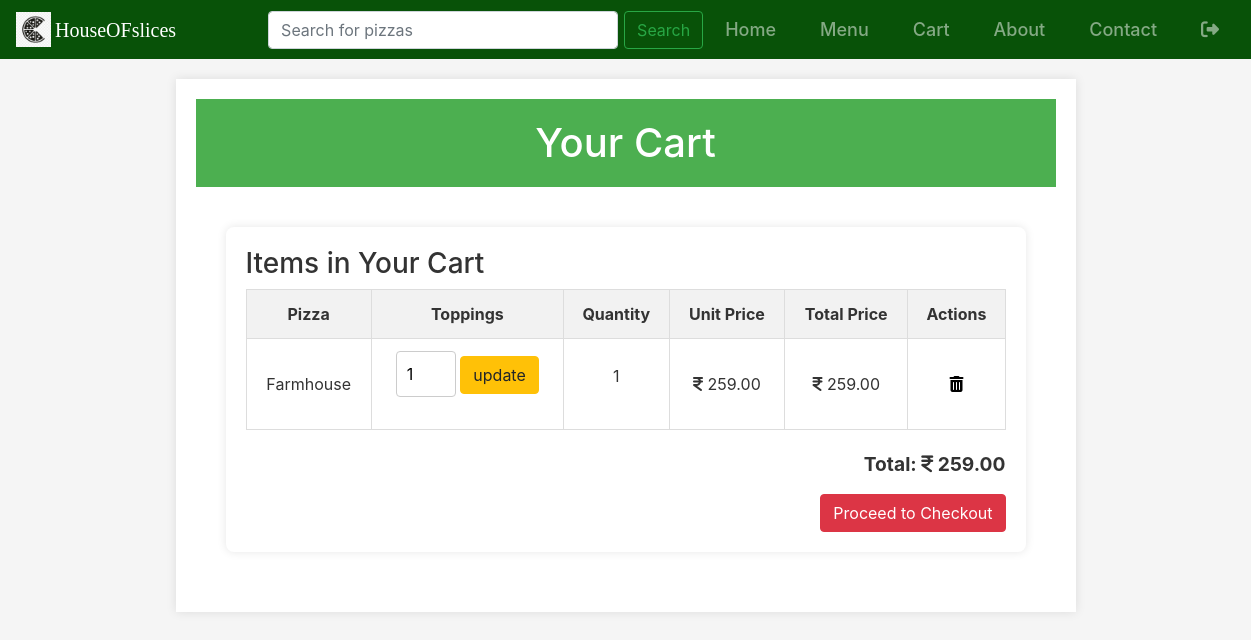
The page /cart/ (signed in) on the database as committed earlier.
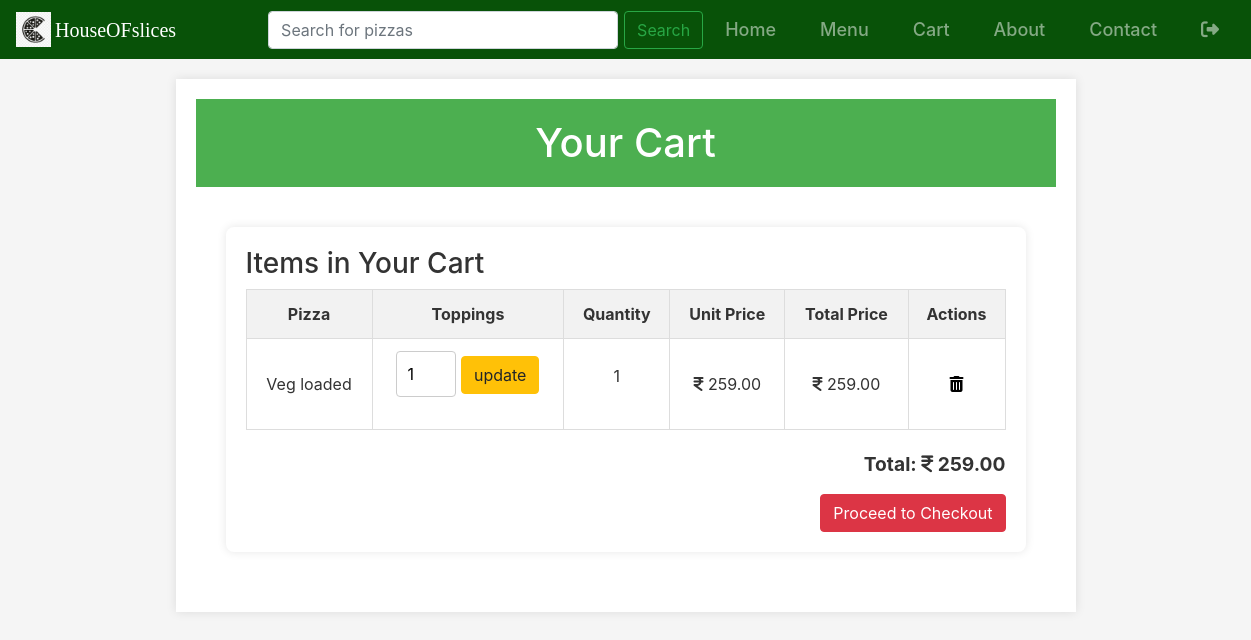
The same page on the database as committed later.
### Food_ordering_app/models.py (models this page shows, shortened)
class CartItem(models.Model):
    cart = models.ForeignKey(Cart , on_delete=models.CASCADE, related_name='cart_items' )
    menuitem = models.ForeignKey(MenuItem, on_delete=models.CASCADE)
    quantity = models.PositiveIntegerField(default=1, null=True, blank=True)
    toppings = models.ManyToManyField(PizzaTopping, blank=True)

class MenuItem(models.Model):
    category = models.ForeignKey(Category, on_delete=models.CASCADE, related_name='categories')
    pizza_name = models.CharField(max_length=100)
    description = models.TextField(null=True, blank=True)
    price = models.DecimalField(max_digits=5, decimal_places=2, default=0)
    image = models.ImageField(upload_to="images/")

### Food_ordering_app/views.py (the view)
# urls.py: path('cart/', views.cart, name='cart'),
@login_required
def cart(request):
    cart, created = Cart.objects.get_or_create(user=request.user)
    cart_items = cart.cart_items.all()
    cart_total = 0
    for item in cart_items:
        item_total = item.menuitem.price * item.quantity
        toppings_total = sum(topping.price for topping in item.toppings.all()) * item.quantity
        item.total_price = item_total + toppings_total
        cart_total += item.total_price
    return render(request, 'cart.html', {'cart_items': cart_items, 'cart_total': cart_total})

### Food_ordering_app/templates/cart.html (shortened to what this page needs)
{% extends "index.html" %}
{% block start %}
<main class="cart-box">
    <h1 class="box-heading">Your Cart</h1>
    <div class="cart-container">
        <h3>Items in Your Cart</h3>
        {% if cart_items %}
        <table>
            <thead>
                <tr>
                    <th>Pizza</th>
                    <th>Toppings</th>
                    <th>Quantity</th>
                    <th>Unit Price</th>
                    <th>Total Price</th>
                    <th>Actions</th>
                </tr>
            </thead>
            <tbody>
                {% for item in cart_items %}
                <tr>
                    <td>{{ item.menuitem.pizza_name }}</td>
                    <td>
                        <form action="{% url 'Food_ordering_app:update_cart_item' item.id %}" method="post" style="display:inline;">
                            <input type="number" name="quantity" value="{{ item.quantity }}" min="1">
                            <button type="submit" class="btn btn-warning">update</button>
                        </form>
                    </td>
                    <td>
                        <p>{{ item.quantity}}</p>
                    </td>
                    <td><i class="fa-solid fa-indian-rupee-sign"></i> {{ item.menuitem.price }}</td>
                    <td><i class="fa-solid fa-indian-rupee-sign"></i> {{ item.total_price }}</td>
                    <td>
                        <a href="{% url 'Food_ordering_app:remove_cart_item' item.id %}" class="remove-link"><i class="fa-solid fa-trash-can" style="color: black;"></i></a>
                    </td>
                </tr>
                {% endfor %}
            </tbody>
        </table>
        <div class="cart-summary">
            <p>Total: <i class="fa-solid fa-indian-rupee-sign"></i> {{ cart_total }}</p>
            <a href="{% url 'Food_ordering_app:checkout' %}" class="btn btn-danger">Proceed to Checkout</a>
        </div>
        {% else %}
            <p>Your cart is empty.</p>
        {% endif %}
    </div>
</main>
{% endblock %}

### Food_ordering_app/templates/index.html (shortened to what this page needs)
<!DOCTYPE html>
{% load static %}
<html lang="en">
<head>
    <link rel="stylesheet" href="https://stackpath.bootstrapcdn.com/bootstrap/4.5.2/css/bootstrap.min.css">
    <link rel="stylesheet" href="https://cdnjs.cloudflare.com/ajax/libs/font-awesome/6.5.1/css/all.min.css" />
    <link rel="stylesheet" href="{% static 'css/style.css' %}">
</head>
<body>
    <nav class="navbar navbar-expand-lg navbar-dark" style="background-color: rgb(8, 82, 8); color: black;" >
        <img class="logo-img" src="{% static 'images/logo.png' %} " width="35px" alt="">
        <a class="navbar-brand" href="#" style="font-family: Lobster;">HouseOFslices</a>
        <div class="collapse navbar-collapse" id="navbarNav">
                <form class="d-flex" role="search" style="margin-left: 60px;">
                  <input name="q" class="form-control me-2" type="search" placeholder="Search for pizzas" aria-label="Search">
                  <button class="btn btn-outline-success" type="submit" style="margin-left: 6px;">Search</button>
                </form>
            <ul class="navbar-nav ml-auto">
                <li class="nav-item"><a class="nav-link" href="{% url 'Food_ordering_app:index' %}">Home</a></li>
                <li class="nav-item"><a class="nav-link" href="{% url 'Food_ordering_app:menu' %}">Menu</a></li>
                <li class="nav-item"><a class="nav-link" href="{% url 'Food_ordering_app:cart' %}">Cart</a></li>
                <li class="nav-item"><a class="nav-link" href="#about">About</a></li>
                <li class="nav-item"><a class="nav-link" href="#contact">Contact</a></li>
                {% if user.is_authenticated %}
                <li class="nav-item"><a class="nav-link" href="{% url 'accounts:logout' %}"><i class="fa-solid fa-right-from-bracket"></i></a></li>
                {% else %}
                <li class="nav-item"><a class="nav-link" href="{% url 'accounts:register' %}">Sign in</a></li>
                {% endif %}
            </ul>
        </div>
    </nav>
    {% block start %}{% endblock %}
</body>
</html>

### Food_ordering_app/static/css/style.css (style rules this page uses)
* { margin: 0; padding: 0; box-sizing: border-box; }
body { background-color: #f5f5f5; color: #333; }
.logo-img { margin-right: 4px; }
.navbar-brand { color: whitesmoke; }
.nav-item { margin: 0px 14px 0px 14px; font-size: 18px; font-weight: 500; }
.nav-link { color: white; text-decoration: none; }
.form-control { width: 350px; }
.box-heading { background-color: #4CAF50; color: white; text-align: center; padding: 20px 60px ; }
main { max-width: 600px; margin: 20px auto; padding: 20px; background-color: white; box-shadow: 0 0 10px rgba(0, 0, 0, 0.1) }
input[type="number"], select { width: 60px; padding: 10px; margin-bottom: 20px; border: 1px solid #ccc; border-radius: 4px; }
.cart-box { max-width: 900px; }
.cart-container { max-width: 800px; margin: 40px auto; padding: 20px; background-color: #fff; box-shadow: 0 0 10px rgba(0, 0, 0, 0.1); border-radius: 8px; }
table { width: 100%; border-collapse: collapse; margin-bottom: 20px; }
table, th, td { border: 1px solid #ddd; }
th, td { padding: 12px; text-align: center; }
th { background-color: #f2f2f2; }
.cart-actions, .cart-summary { text-align: right; margin-top: 20px; }
.cart-summary p { font-size: 1.2em; font-weight: bold; }

Rows that differ between the two databases and show on the page:
removed CartItem: menuitem.pizza_name "Farmhouse", quantity "1", menuitem.price "259.00", total_price "259.00"
added CartItem: menuitem.pizza_name "Veg loaded", quantity "1", menuitem.price "259.00", total_price "259.00"
